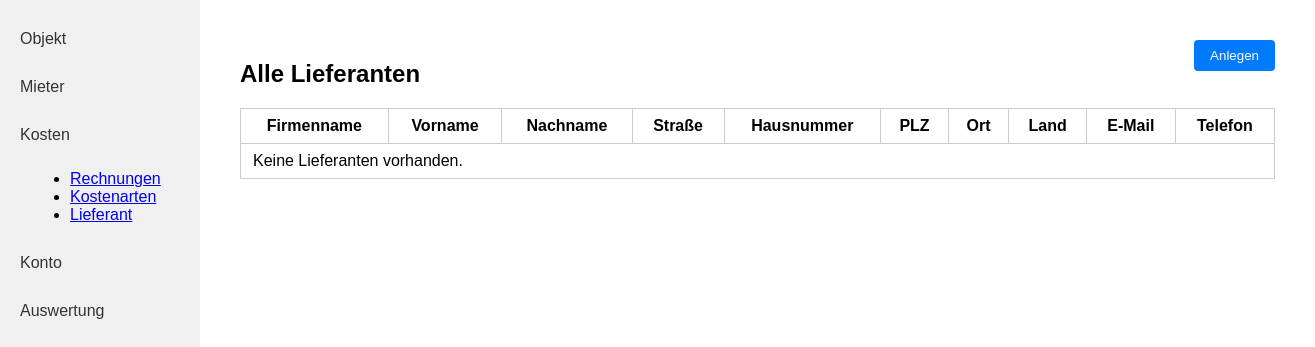
/lieferanten/, run on an earlier commit of the app's database.
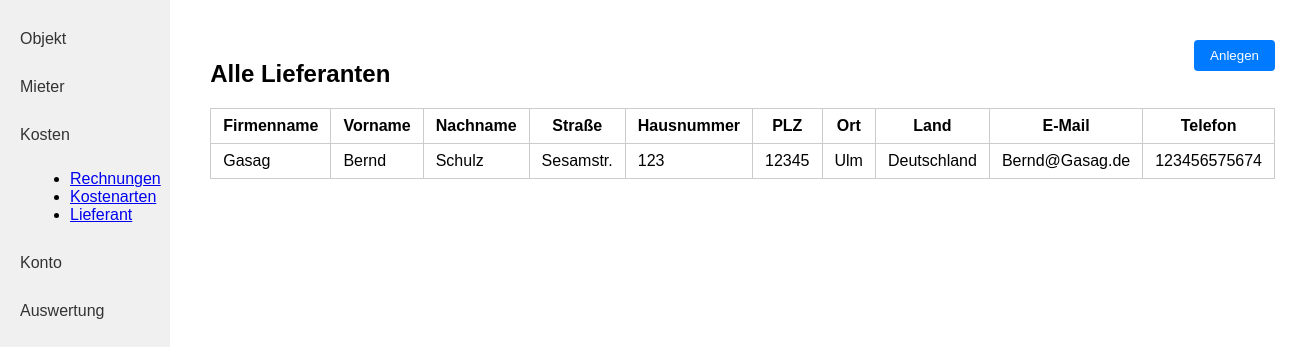
And on a later commit of the database.
### kostenpruefung_mietobjekte_app/models.py (models this page shows)
class Lieferant(models.Model):
    created_by = models.ForeignKey(User, on_delete=models.CASCADE, related_name="lieferanten_created", null=True, blank=True)
    firmenname = models.CharField(max_length=255)
    vorname = models.CharField(max_length=255)
    nachname = models.CharField(max_length=255)
    strasse = models.CharField(max_length=255)
    hausnummer = models.CharField(max_length=10)
    plz = models.CharField(max_length=10) # 2 - 10 characters (numbers and letters)
    ort = models.CharField(max_length=100)
    land = models.CharField(max_length=100)
    e_mail = models.EmailField()
    telefon = models.CharField(max_length=100)

### kostenpruefung_mietobjekte_app/views.py (the view)
# urls.py: path('lieferanten/', lieferanten, name='lieferanten'),
def lieferanten(request):
    lieferanten = Lieferant.objects.all()
    return render(request, 'kostenpruefung_mietobjekte_app/lieferant.html', {'lieferanten': lieferanten})

### kostenpruefung_mietobjekte_app/templates/kostenpruefung_mietobjekte_app/lieferant.html (shortened to what this page needs)
{% load static %}
<!DOCTYPE html>
<html lang="de">
<head>
    <link rel="stylesheet" href="{% static 'kostenpruefung_mietobjekte_app/style.css' %}">
</head>
<body>
<div class="flex-container">
    <nav class="sidebar">
        <a class="sidebar-link" href="{% url 'objekt_index' %}">Objekt</a>
        <a class="sidebar-link" href="{% url 'mieter' %}">Mieter</a>
        <a class="sidebar-link" href="#">Kosten</a>
        <ul style="list-style-type: disc; margin-left: 30px; margin-bottom: 20px;">
            <li><a href="{% url 'rechnungen' %}">Rechnungen</a></li>
            <li><a href="{% url 'kostenarten' %}">Kostenarten</a></li>
            <li><a href="{% url 'lieferanten' %}">Lieferant</a></li>
        </ul>
        <a class="sidebar-link" href="#">Konto</a>
        <a class="sidebar-link" href="#">Auswertung</a>
    </nav>
    <div class="main-content">
        <button class="action-btn">Anlegen</button>
        <h2>Alle Lieferanten</h2>
        <table class="object-table">
            <tr>
                <th>Firmenname</th>
                <th>Vorname</th>
                <th>Nachname</th>
                <th>Straße</th>
                <th>Hausnummer</th>
                <th>PLZ</th>
                <th>Ort</th>
                <th>Land</th>
                <th>E-Mail</th>
                <th>Telefon</th>
            </tr>
            {% for l in lieferanten %}
            <tr>
                <td>{{ l.firmenname }}</td>
                <td>{{ l.vorname }}</td>
                <td>{{ l.nachname }}</td>
                <td>{{ l.strasse }}</td>
                <td>{{ l.hausnummer }}</td>
                <td>{{ l.plz }}</td>
                <td>{{ l.ort }}</td>
                <td>{{ l.land }}</td>
                <td>{{ l.e_mail }}</td>
                <td>{{ l.telefon }}</td>
            </tr>
            {% empty %}
            <tr>
                <td colspan="10">Keine Lieferanten vorhanden.</td>
            </tr>
            {% endfor %}
        </table>
    </div>
</div>
</body>
</html>

What changed in the data, as far as the page shows it:
added Lieferant: firmenname "Gasag", vorname "Bernd", nachname "Schulz", strasse "Sesamstr.", hausnummer "123", plz "12345", ort "Ulm", land "Deutschland", e_mail "Bernd@Gasag.de", telefon "123456575674"
Also different on the page:
text no longer shown: "Keine Lieferanten vorhanden."
